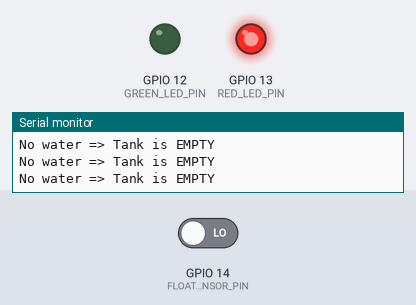
Recording of a sketch running on a simulated ESP32. Shown: output pins drawn as LEDs (lit = HIGH), the last lines printed to the serial monitor. The test bench sets the inputs (shaded band); at power-on: GPIO 14 (FLOAT_SENSOR_PIN) LOW. WiFi joins after 1.5 s; servers stay silent unless stated.

Above: at 3.0 s.
3.1 s: GPIO 14 (FLOAT_SENSOR_PIN) driven HIGH
At 4.4 s:
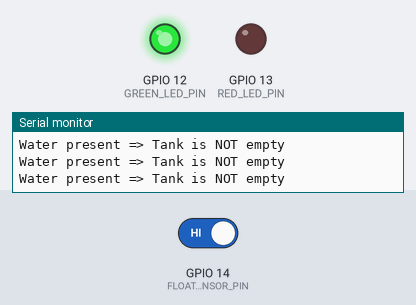
4.7 s: GPIO 14 (FLOAT_SENSOR_PIN) driven LOW
At 5.9 s:
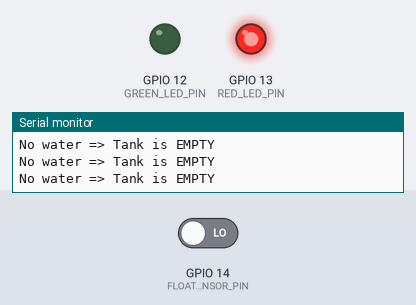
Timing chart, 0 to 7.7 s (numbered marks = the images above; inputs shaded):
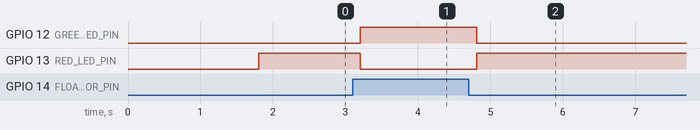

The sketch:

2_ESP32_Float_Sensor.ino
```cpp
//Prateek
//www.justdoelectronics.com

#include <Wire.h>
#include <WiFiClient.h>
#include <BlynkSimpleEsp32.h>

#define FLOAT_SENSOR_PIN 14
#define RED_LED_PIN 13
#define GREEN_LED_PIN 12

BlynkTimer timer;

char auth[] = "xxxxxxxxxxxx";
char ssid[] = "Prateek";
char pass[] = "12345@#12345";

void setup() {
  Serial.begin(9600);
  Blynk.begin(auth, ssid, pass, "blynk.cloud", 80);
  pinMode(FLOAT_SENSOR_PIN, INPUT);
  pinMode(RED_LED_PIN, OUTPUT);
  pinMode(GREEN_LED_PIN, OUTPUT);
}

void sensor() {
  int water_state = digitalRead(FLOAT_SENSOR_PIN);

  WidgetLED LED(V2);

  if (water_state == HIGH) {
    Serial.println("Water present => Tank is NOT empty");
    digitalWrite(GREEN_LED_PIN, HIGH);
    digitalWrite(RED_LED_PIN, LOW);
    LED.on();
  } else {
    Serial.println("No water => Tank is EMPTY");
    digitalWrite(GREEN_LED_PIN, LOW);
    digitalWrite(RED_LED_PIN, HIGH);
    LED.off();
  }
}

void loop() {
  sensor();
  Blynk.run();
  delay(200);
}
```

Measured:
- after the input at 3.1 s, GPIO 12 (GREEN_LED_PIN): LOW → HIGH after 0.11 s; GPIO 13 (RED_LED_PIN): HIGH → LOW after 0.11 s
- after the input at 4.7 s, GPIO 12 (GREEN_LED_PIN): HIGH → LOW after 0.11 s; GPIO 13 (RED_LED_PIN): LOW → HIGH after 0.11 s
